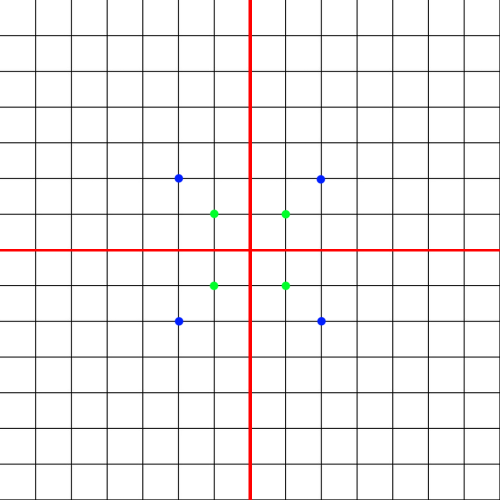
#> input picture imageWarp/grid.png, 1000 x 1000 px (shown at 1/2 size)
$ python test01.py
#> lines starting #> are read from the running program, lines starting #| are printed output that depends on the picture
from PIL import Image


nyc = Image.open("grid.png")
#> nyc is the input picture: PIL image 1000x1000 RGB; mean R, G, B 241.9, 239.1, 239.1
print(nyc.format, nyc.size, nyc.mode)
#| PNG (1000, 1000) RGB

mesh = []


q1S = (0, 0, 0, 500, 600, 600, 500, 0)
q1T = (0, 0, 600, 600)

q2S = (500, 0, 500, 500, 1000, 500, 1000, 0)
q2T = (500, 0, 1000, 500)

q3S = (0, 500, 0, 1000, 500, 1000, 500, 500)
q3T = (0, 500, 500, 1000)

q4S = (500, 500, 500, 1000, 1000, 1000, 1000, 500)
q4T = (400, 500, 1000, 1000)


mesh.append((q1T, q1S))
#mesh.append((q2T, q2S))
#mesh.append((q3T, q3S))
#mesh.append((q4T, q4S))


biliFilter = Image.BILINEAR
bicuFilter = Image.BICUBIC

warpedNYC = nyc.transform( nyc.size, Image.MESH, mesh, bicuFilter)
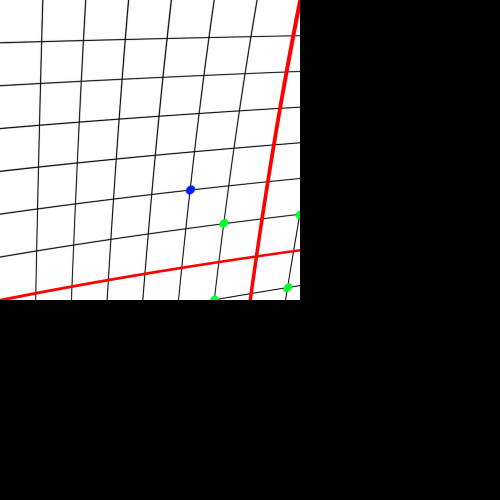
#> warpedNYC: PIL image 1000x1000 RGB (shown at 1/2 size); mean R, G, B 87.3, 85.6, 85.5


warpedNYC.save("grid_out.png")


'''
mesh.append(

((x0, y0, x1, y1), (last_projected_x, last_projected_y,x0, y1,x1, y1,projected_x, projected_y,),)

            )


            last_projected_x, last_projected_y = projected_x, projected_y
'''
